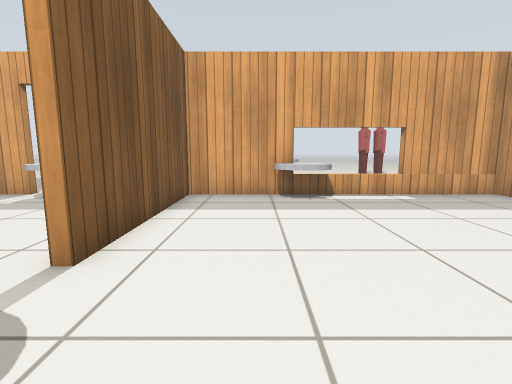
view 1 (above)

19 first-person views from a walk through a Gazebo world. The camera is 0.72 m above the floor, tilts 8° down and sees 85° across. The floor is counted in squares, 0.5 m on a side. Each view is taken from the middle of a square. On the plan, view 1 faces up. The plan holds only what a view shows up to about 14 squares ahead; the rest is blank. Simple patterns stand in for the simulator's built-in surfaces. Simple shapes stand in for some stock models.

view 2
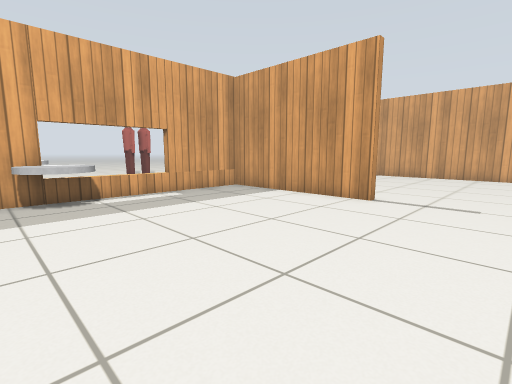

view 3
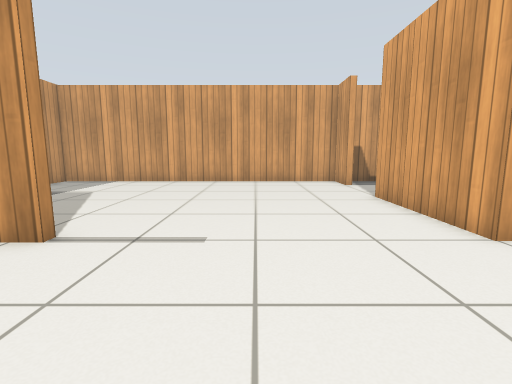

view 4
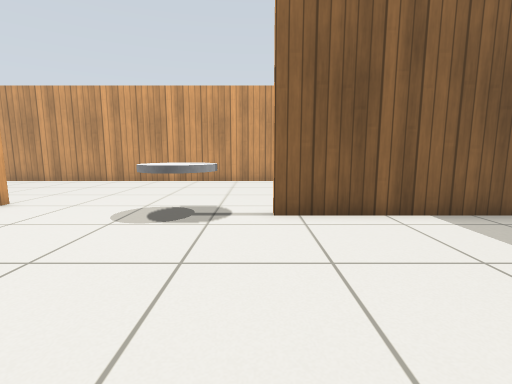

view 5
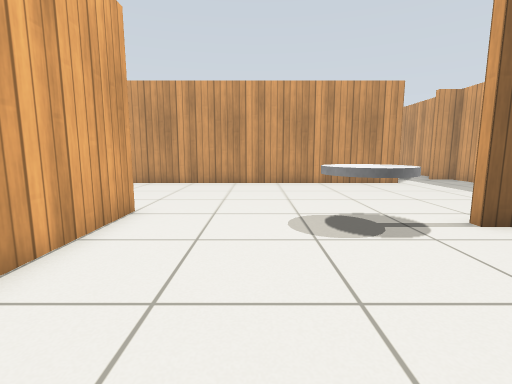

view 6
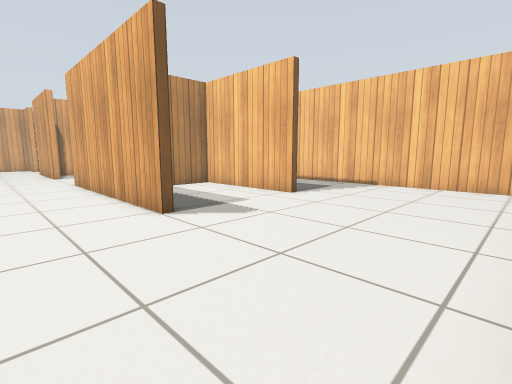

view 7
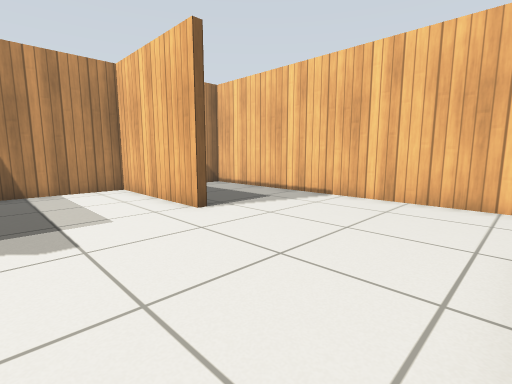

view 8
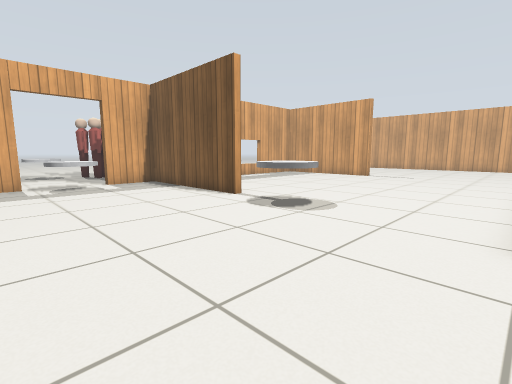

view 9
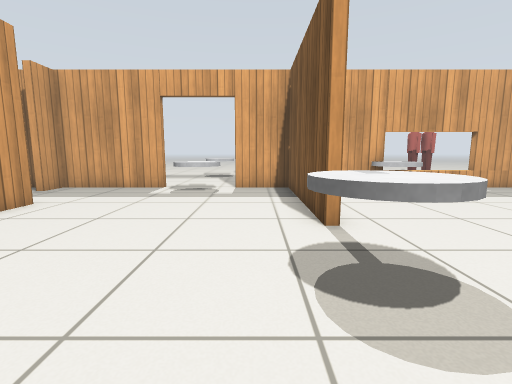

view 10
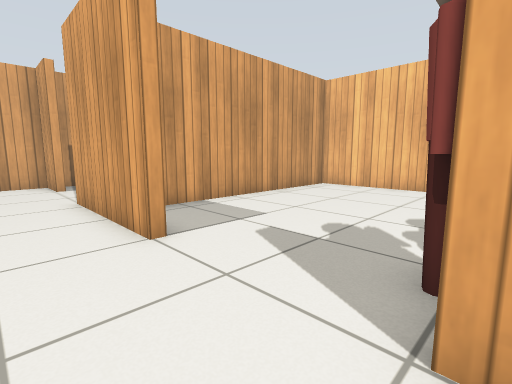

view 11
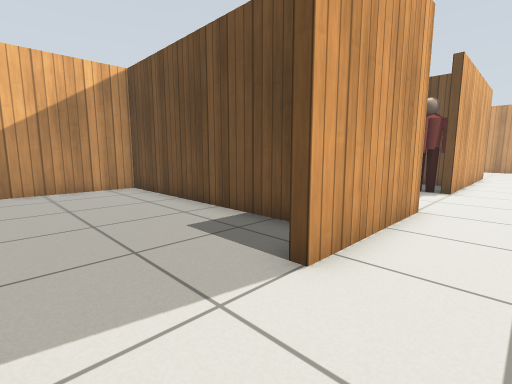

view 12
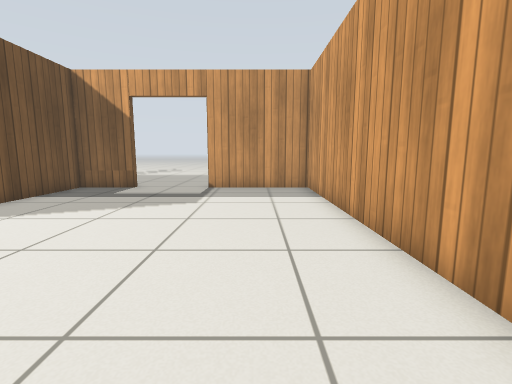

view 13
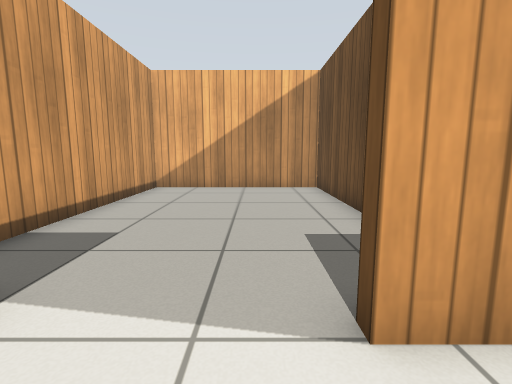

view 14
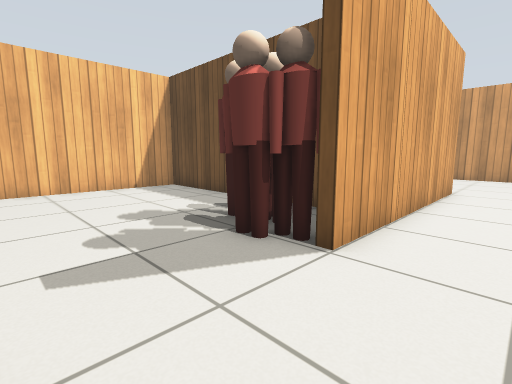

view 15
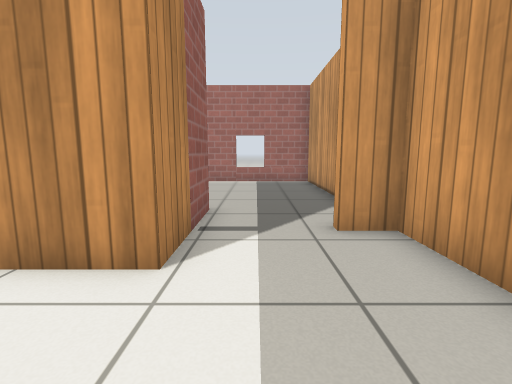

view 16
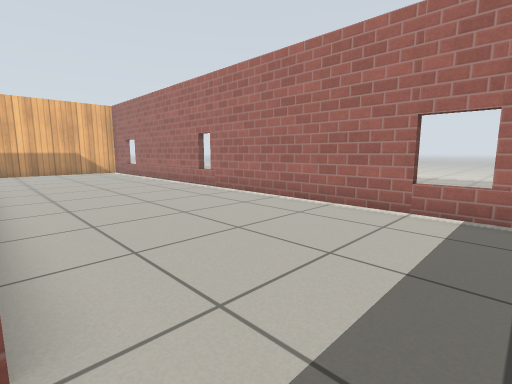

view 17
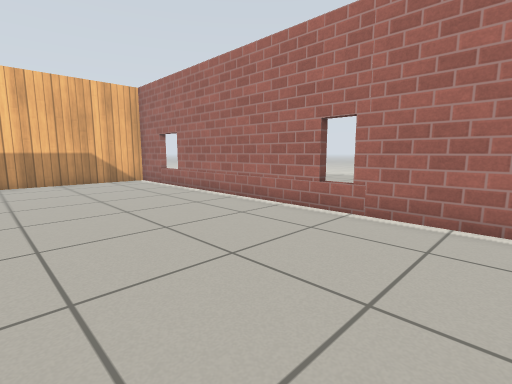

view 18
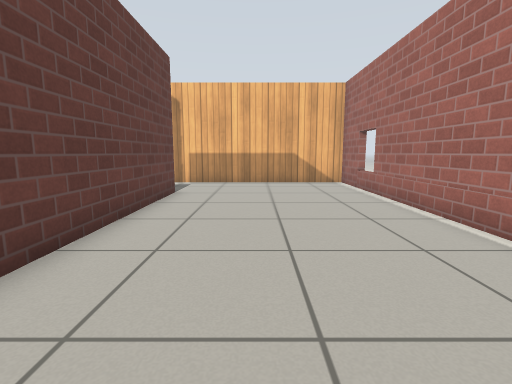

view 19
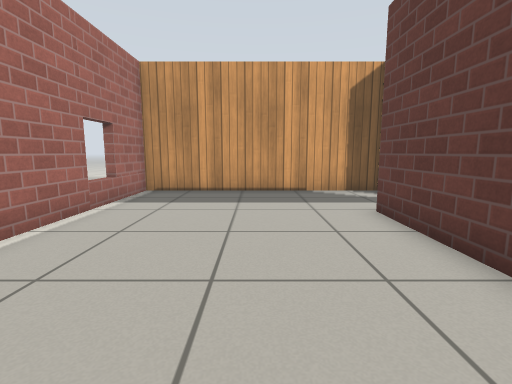

### Floor plan
Ten units are one square. View 1 is at (0, 0); x grows to the right and y downward. Boxes are objects, and circles mark ways between rooms. Rooms are numbered by the first view taken in them; rooms with no view inside come last. Other rooms are left out.
<svg viewBox="-217 -110 404 252">
<path fill="none" stroke="#000" d="M-39 40 44 40M84 40 133 40M87 -34 84 -34 84 -96 -23 -96 -23 -34 -26 -34 -26 -96 -49 -96M-39 90 14 90 14 54M-77 -96 -121 -96 -121 -85M110 -96 87 -96 87 -59M164 40 182 40 182 -96 140 -96M-140 -58 -103 -58 -103 99M-98 137 14 137 14 129M-140 -20 -140 -58M-140 102 -140 30M-122 -96 -212 -96 -212 137 -130 137M17 97 17 137 111 137 111 55M17 47 17 64M114 55 114 137 182 137 182 46"/>
<rect x="-75" y="-105" width="20" height="30" fill="#bbb"><title>grey cylinder</title></rect>
<rect x="-35" y="-25" width="20" height="20" fill="#bbb"><title>grey cylinder</title></rect>
<rect x="5" y="-95" width="20" height="20" fill="#bbb"><title>grey cylinder</title></rect>
<rect x="35" y="55" width="10" height="20" fill="#bbb"><title>person</title></rect>
<rect x="35" y="45" width="10" height="10" fill="#bbb"><title>person</title></rect>
<rect x="45" y="55" width="10" height="10" fill="#bbb"><title>person</title></rect>
<circle cx="-135" cy="-75" r="3" fill="#2a7"/>
<circle cx="65" cy="40" r="3" fill="#2a7"/>
<circle cx="150" cy="40" r="3" fill="#2a7"/>
<text x="10" y="0">1</text>
<text x="-170" y="20">2</text>
<text x="60" y="90">3</text>
<text x="150" y="90">4</text>
</svg>
Room 1 opens to room 2. Room 1 opens to room 3. Room 1 opens to room 4.

Where each view was taken, in squares from view 1:
view 1: 0 up, 0 right, facing up
view 2: 0 up, 0 right, facing up-right
view 3: 0 up, 4 right, facing right
view 4: 3 up, 4 right, facing left
view 5: 1 down, 3 right, facing left
view 6: 1 down, 10 left, facing down-right
view 7: 5 down, 10 left, facing down-right
view 8: 4 down, 9 left, facing up-right
view 9: 2 down, 4 left, facing up
view 10: 2 down, 4 right, facing down-right
view 11: 2 down, 16 right, facing down-left
view 12: 2 down, 16 right, facing up
view 13: 2 down, 14 right, facing down
view 14: 2 down, 8 right, facing down-left
view 15: 7 up, 7 left, facing left
view 16: 8 up, 14 left, facing down-left
view 17: 1 up, 15 left, facing down-left
view 18: 0 up, 17 left, facing down
view 19: 1 down, 17 left, facing up
